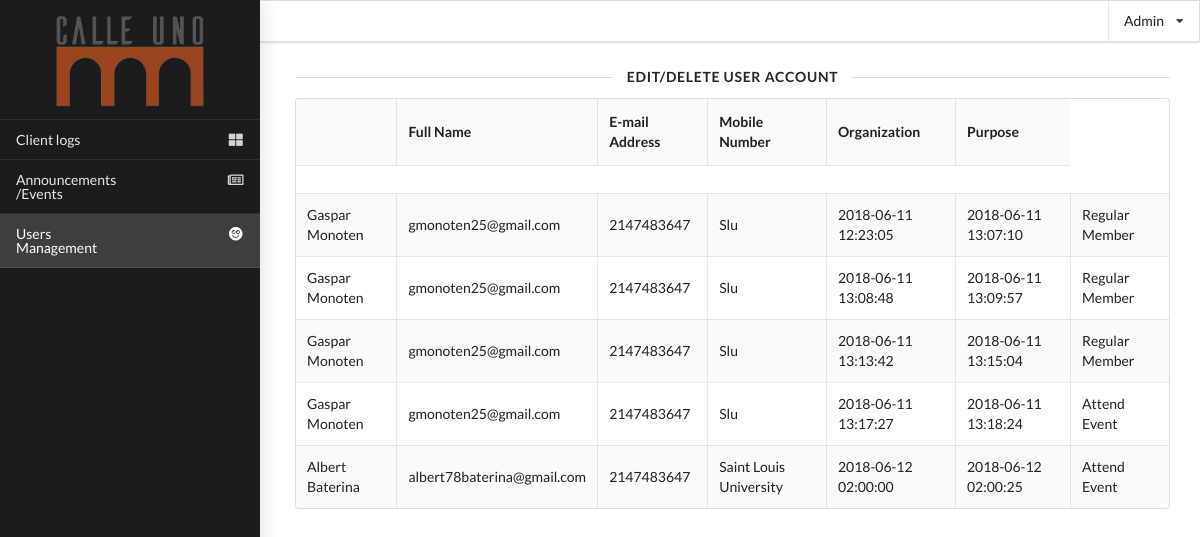
/admin/user-management.php, run on the app's committed database.
### tables this page shows
CREATE TABLE `sessions` (
  `sessionId` int(11) NOT NULL AUTO_INCREMENT,
  `userId` int(11) NOT NULL,
  `sessionIn` timestamp NOT NULL DEFAULT '0000-00-00 00:00:00',
  `sessionOut` timestamp NOT NULL DEFAULT '0000-00-00 00:00:00',
  `userPayment` int(11) NOT NULL,
  `sessionNotes` text NOT NULL,
  PRIMARY KEY (`sessionId`),
  KEY `userId_idx` (`userId`),
  CONSTRAINT `userId` FOREIGN KEY (`userId`) REFERENCES `users` (`userId`) ON DELETE CASCADE ON UPDATE CASCADE
);

CREATE TABLE `users` (
  `userId` int(11) NOT NULL AUTO_INCREMENT,
  `first_name` varchar(45) NOT NULL,
  `last_name` varchar(45) NOT NULL,
  `userEmail` varchar(45) NOT NULL,
  `userMobile` varchar(30) NOT NULL,
  `userCompany` varchar(45) NOT NULL,
  `userPass` varchar(255) NOT NULL,
  `userLevel` int(11) NOT NULL DEFAULT '1',
  PRIMARY KEY (`userId`),
  UNIQUE KEY `userId_UNIQUE` (`userId`),
  UNIQUE KEY `userEmail_UNIQUE` (`userEmail`)
);

### admin/functions.php (called while the page is built, shortened)
<?php
function getUserLogs()
{
    $mysqli = new mysqli(host, user, password, database);
    $name = "";
    $userEmail = "";
    $userMobile = "";
    $userCompany = "";
    $sessionIn = "";
    $sessionOut = "";
    $sessionNotes = "";
    $data = [];
    $query = "SELECT concat(first_name, ' ', last_name) AS name, userEmail, userMobile, userCompany, sessionIn, sessionOut,
        sessionNotes FROM users NATURAL JOIN sessions;";
    if ($stmt = $mysqli->prepare($query)) {
        $stmt->execute();
        $stmt->bind_result($name, $userEmail, $userMobile, $userCompany, $sessionIn, $sessionOut, $sessionNotes);
        while ($stmt->fetch()) {
            $data[] = array($name, $userEmail, $userMobile, $userCompany, $sessionIn, $sessionOut, $sessionNotes);
        }
    }
    return $data;
}

### admin/user-management.php (the view, shortened to what this page needs)
<?php
include 'functions.php';
?>
<!DOCTYPE html>
<html>
<head>
    <link rel="stylesheet" href="../assets/library/semantic/semantic.min.css">
    <link rel="stylesheet" href="../assets/css/style.css">
    <link rel="stylesheet" href="../assets/library/DataTables/datatables.css">
    <link rel="stylesheet" href="../assets/css/admin.css">
    <link rel="stylesheet" href="../assets/library/calendar.min.css">
</head>
<body>
<div class="ui menu" id="menu">
    <a href="#" class="ui right floated dropdown item">
        Admin <i class="dropdown icon"></i>
    </a>
</div>
<div class="ui bottom attached pusher">
    <div class="ui visible inverted labeled left vertical sidebar menu" id="sidebar">
        <div class="header item">
            <a href="../admin.php"><img class="ui small image centered mini" id="logo" src="../assets/images/logo.png"></a>
        </div>
        <a class="item" href="../admin.php">
            <i class="block layout icon"></i>
            Client logs
        </a>
        <a class="item" href="announce-event.php">
            <i class="newspaper outline icon"></i>
            Announcements<br>/Events
        </a>
        <a class="item active" href="user-management.php">
            <i class="smile icon" ></i>
            Users <br>Management
        </a>
    </div>
    <div id="content">
        <div class="ui basic">
            <div class="ui container">
                <div class="ui horizontal divider">Edit/Delete User Account</div>
            </div>
            <table id="users" class="ui striped selectable celled table">
                <thead>
                <tr>
                    <th></th>
                    <th>Full Name</th>
                    <th>E-mail Address</th>
                    <th>Mobile Number</th>
                    <th>Organization</th>
                    <th>Purpose</th>
                </tr>
                </thead>
                <tbody>
                    <td class="ui fitted checkbox"></td>
                <?php
                $data = getUserLogs();
                foreach ($data as $datum) {
                    echo '<tr>';
                    foreach ($datum as $item) {
                        echo "<td>$item</td>";
                    }
                    echo '</tr>';
                }
                ?>
                </tbody>
            </table>
        </div>
    </div>
</div>
</body>
</html>

### assets/css/style.css (style rules this page uses)
body { background-color: #FFFFFF; }
html, body { margin:0; padding:0; height:100%; }

### assets/css/admin.css (style rules this page uses)
#menu { border-radius: 0; position: fixed; width: 100%; z-index: 1; }
#content { padding: 20px; }
#content > * { margin-top: 50px; }

### data on the page
sessions: item "Gaspar Monoten", userId.userEmail "gmonoten25@gmail.com", userId.userMobile "2147483647", userId.userCompany "Slu", sessionIn "2018-06-11 12:23:05", sessionOut "2018-06-11 13:07:10", sessionNotes "Regular Member"
sessions: item "Gaspar Monoten", userId.userEmail "gmonoten25@gmail.com", userId.userMobile "2147483647", userId.userCompany "Slu", sessionIn "2018-06-11 13:08:48", sessionOut "2018-06-11 13:09:57", sessionNotes "Regular Member"
sessions: item "Gaspar Monoten", userId.userEmail "gmonoten25@gmail.com", userId.userMobile "2147483647", userId.userCompany "Slu", sessionIn "2018-06-11 13:13:42", sessionOut "2018-06-11 13:15:04", sessionNotes "Regular Member"
sessions: item "Gaspar Monoten", userId.userEmail "gmonoten25@gmail.com", userId.userMobile "2147483647", userId.userCompany "Slu", sessionIn "2018-06-11 13:17:27", sessionOut "2018-06-11 13:18:24", sessionNotes "Attend Event"
sessions: item "Albert Baterina", userId.userEmail "albert78baterina@gmail.com", userId.userMobile "2147483647", userId.userCompany "Saint Louis University", sessionIn "2018-06-12 02:00:00", sessionOut "2018-06-12 02:00:25", sessionNotes "Attend Event"
